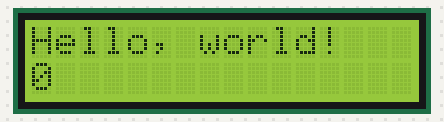
A sketch run on a simulated Arduino Uno, built with avr-gcc and run on an emulated ATmega328P. On the bench: 16×2 character LCD.

Above: at 0.1 s.
At 4.1 s:
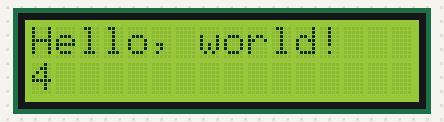
At 9.1 s:
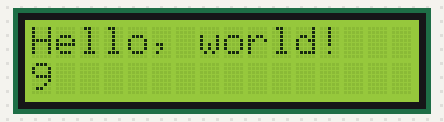
At 19.2 s:
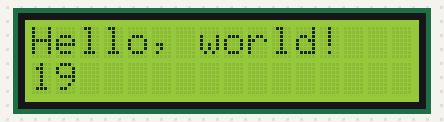
At 28.2 s:
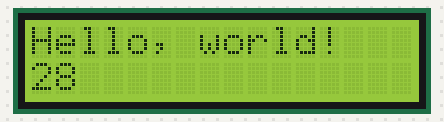
At 38.2 s:
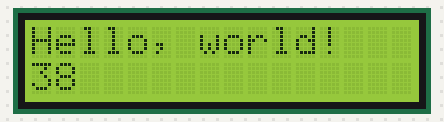

The sketch:

LCD_I2C.ino
```cpp
#include <Wire.h>
#include <LiquidCrystal_I2C.h>
LiquidCrystal_I2C lcd(0x3F, 16, 2);
void setup() {
  lcd.init();
  lcd.backlight();
  lcd.print("Hello, world!");
}
void loop() {
  //lcd.clear();
  lcd.setCursor(0, 1);
  lcd.print(millis() / 1000);
  delay(1000);
}
```

Measured:
- what the display in image 1 shows lasts 1.0 s, from 4.1 s to 5.1 s
